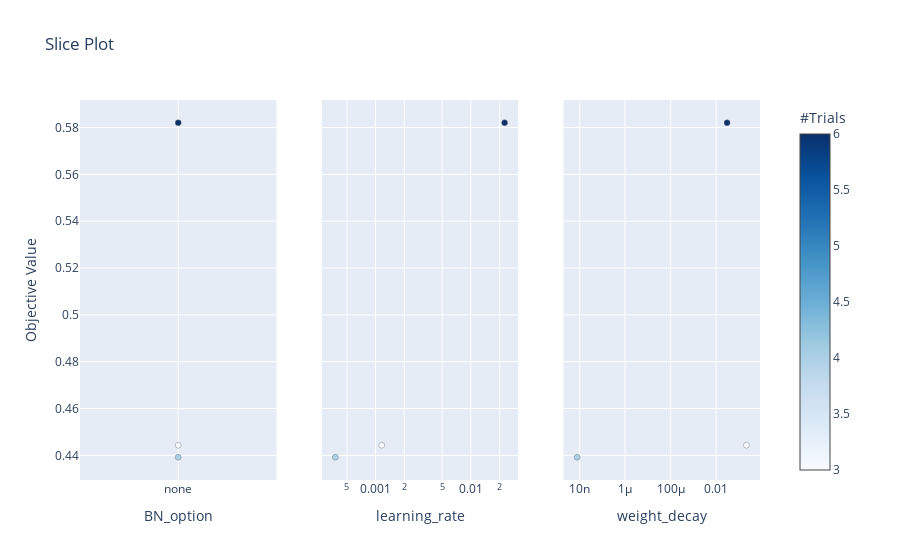

The cell this chart's notebook holds for it:
### Code cell
visualize.plot_slice(study)

### Figure 1 — Plotly figure (JSON) as saved in the notebook; plotly's stock layout.template omitted (floating-point values rounded to 4 significant figures)
{"data": [{"marker": {"color": [3, 4, 6], "colorbar": {"title": {"text": "#Trials"}, "x": 1, "xpad": 40, "y": 0.5}, "colorscale": [[0, "rgb(247,251,255)"], [0.125, "rgb(222,235,247)"], [0.25, "rgb(198,219,239)"], [0.375, "rgb(158,202,225)"], [0.5, "rgb(107,174,214)"], [0.625, "rgb(66,146,198)"], [0.75, "rgb(33,113,181)"], [0.875, "rgb(8,81,156)"], [1, "rgb(8,48,107)"]], "line": {"color": "Grey", "width": 0.5}, "showscale": true}, "mode": "markers", "showlegend": false, "type": "scatter", "x": ["none", "none", "none"], "xaxis": "x", "y": [0.4443, 0.4392, 0.5821], "yaxis": "y"}, {"marker": {"color": [3, 4, 6], "colorbar": {"title": {"text": "#Trials"}, "x": 1, "xpad": 40}, "colorscale": [[0, "rgb(247,251,255)"], [0.125, "rgb(222,235,247)"], [0.25, "rgb(198,219,239)"], [0.375, "rgb(158,202,225)"], [0.5, "rgb(107,174,214)"], [0.625, "rgb(66,146,198)"], [0.75, "rgb(33,113,181)"], [0.875, "rgb(8,81,156)"], [1, "rgb(8,48,107)"]], "line": {"color": "Grey", "width": 0.5}, "showscale": false}, "mode": "markers", "showlegend": false, "type": "scatter", "x": [0.001158, 0.0003776, 0.02267], "xaxis": "x2", "y": [0.4443, 0.4392, 0.5821], "yaxis": "y2"}, {"marker": {"color": [3, 4, 6], "colorbar": {"title": {"text": "#Trials"}, "x": 1, "xpad": 40}, "colorscale": [[0, "rgb(247,251,255)"], [0.125, "rgb(222,235,247)"], [0.25, "rgb(198,219,239)"], [0.375, "rgb(158,202,225)"], [0.5, "rgb(107,174,214)"], [0.625, "rgb(66,146,198)"], [0.75, "rgb(33,113,181)"], [0.875, "rgb(8,81,156)"], [1, "rgb(8,48,107)"]], "line": {"color": "Grey", "width": 0.5}, "showscale": false}, "mode": "markers", "showlegend": false, "type": "scatter", "x": [0.2148, 7.883e-09, 0.03036], "xaxis": "x3", "y": [0.4443, 0.4392, 0.5821], "yaxis": "y3"}], "layout": {"autosize": true, "title": {"text": "Slice Plot"}, "xaxis": {"anchor": "y", "autorange": true, "domain": [0, 0.2889], "range": [-1, 1], "title": {"text": "BN_option"}, "type": "category"}, "xaxis2": {"anchor": "y2", "autorange": true, "domain": [0.3556, 0.6444], "range": [-3.567, -1.5], "title": {"text": "learning_rate"}, "type": "log"}, "xaxis3": {"anchor": "y3", "autorange": true, "domain": [0.7111, 1], "range": [-8.707, -0.06391], "title": {"text": "weight_decay"}, "type": "log"}, "yaxis": {"anchor": "x", "autorange": true, "domain": [0, 1], "range": [0.4274, 0.5938], "title": {"text": "Objective Value"}, "type": "linear"}, "yaxis2": {"anchor": "x2", "autorange": true, "domain": [0, 1], "matches": "y", "range": [0.4274, 0.5938], "showticklabels": false, "type": "linear"}, "yaxis3": {"anchor": "x3", "autorange": true, "domain": [0, 1], "matches": "y", "range": [0.4274, 0.5938], "showticklabels": false, "type": "linear"}}}
